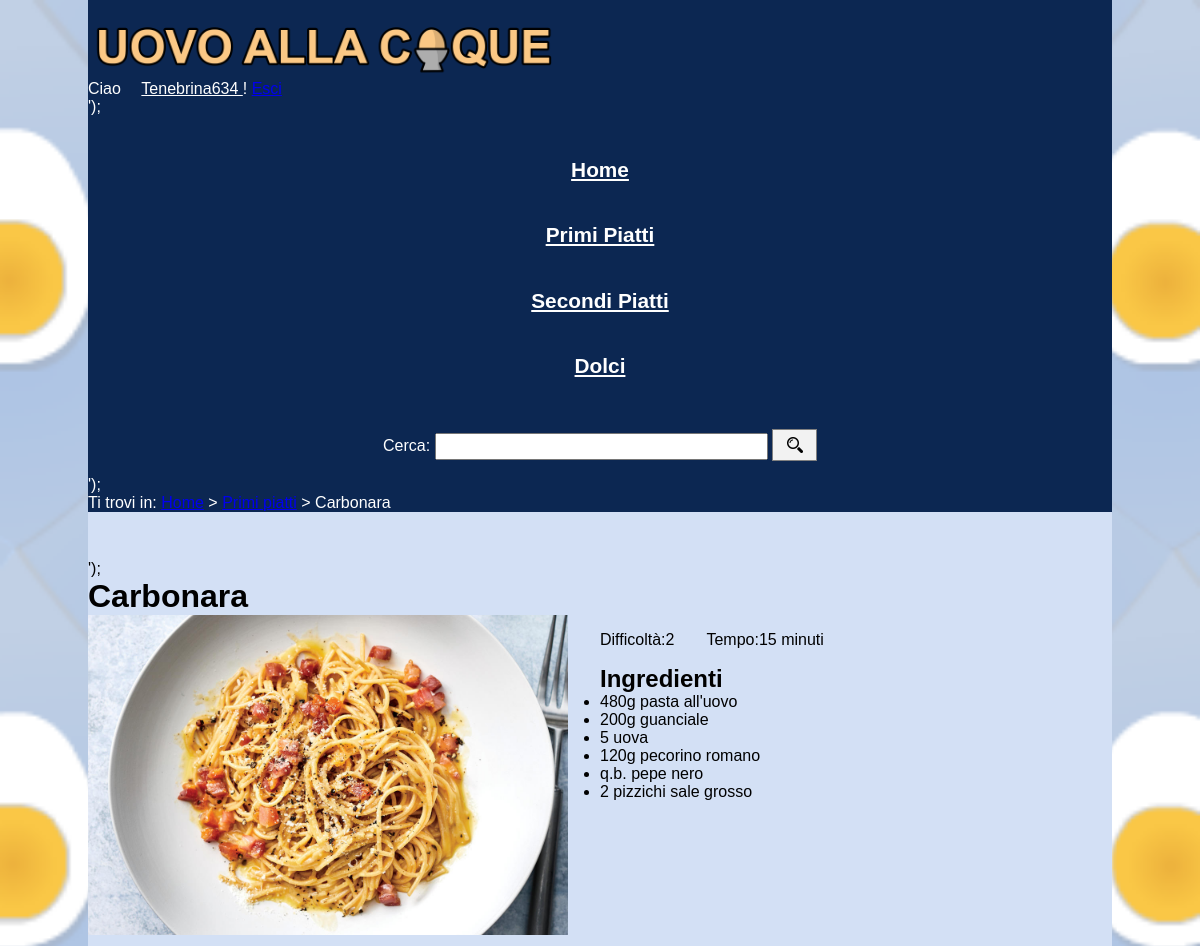
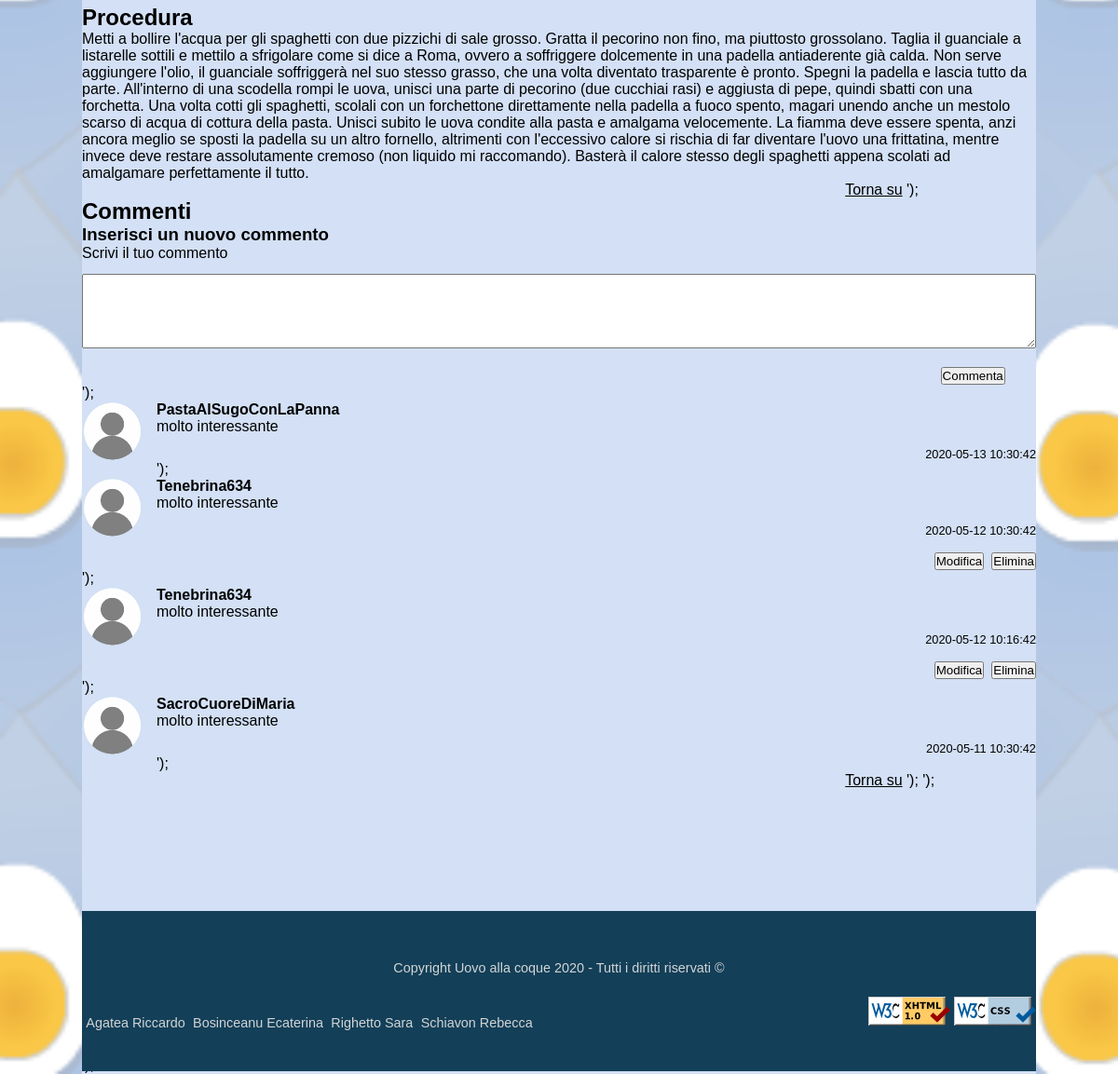
/php/ricetta.php?id=1&pagina=1 (signed in), run on the app's committed database (2 pictures, top to bottom).
### tables this page shows
CREATE TABLE ricette (
  id INT AUTO_INCREMENT,
  nome VARCHAR(256) NOT NULL,
  difficolta TINYINT UNSIGNED NOT NULL,
  tempo SMALLINT UNSIGNED NOT NULL,
   
  img VARCHAR(256) NOT NULL,
  portata TINYINT UNSIGNED NOT NULL,
  ingredienti TEXT NOT NULL,
  procedimento TEXT NOT NULL,
  PRIMARY KEY (id),
  UNIQUE (nome)
);

CREATE TABLE commenti (
  id INT AUTO_INCREMENT,
  utente INT,
  ricetta INT,
  contenuto VARCHAR(256) NOT NULL,
  dataeora DATETIME,
  modificato BOOLEAN DEFAULT FALSE,
  PRIMARY KEY (id),
  FOREIGN KEY (utente) REFERENCES utenti (id),
  FOREIGN KEY (ricetta) REFERENCES ricette (id)
);

CREATE TABLE utenti (
  id INT AUTO_INCREMENT,
   
  img VARCHAR(256),
  email VARCHAR(256) NOT NULL,
  passw VARCHAR(256) NOT NULL,
  nickname VARCHAR(256) NOT NULL,
  ad BOOLEAN DEFAULT FALSE,
  PRIMARY KEY (id),
  UNIQUE (email),
  UNIQUE (nickname) 
);

### php/user.php (called while the page is built, shortened)
<?php
require_once __DIR__ . "/db-connection.php";
class User
{
    private $nickname;
    public function getNickname()
    {
        return $this->nickname;
    }
}

### php/db-connection.php (called while the page is built, shortened)
<?php
class DBConnection
{
    private $host = "localhost";
    private $username;
    private $password;
    private $connection;
    public function __construct()
    {
        $this->username = str_replace("\n", "", file_get_contents(__DIR__ . "/username.txt"));
        $this->password = str_replace("\n", "", file_get_contents(__DIR__ . "/pwd_db-1920.txt"));
    }
    public function connectTo(string $database)
    {
        $this->connection = new mysqli($this->host, $this->username, $this->password, $database);
    }
    public function query($query)
    {
        return $this->connection->query($query);
    }
}

### php/ricetta.php (the view, shortened to what this page needs)
<?php
require_once "./template-handler.php";
require_once __DIR__ . "/db-connection.php";
require_once __DIR__ . "/user.php";
$login = "";
if (key_exists("logged", $_SESSION) && $_SESSION["logged"]) {
    $login .= file_get_contents(__DIR__ . "/components/personal-login.php");
    $login = str_replace("<nomeUtentePlaceholder />", $_SESSION["user"]->getNickname(), $login);
} else {
    $login .= file_get_contents(__DIR__ . "/components/default-login.php");
}
$content = file_get_contents(__DIR__ . "/components/ricetta-content.php");
$connection = new DBConnection();
$id = $_GET["id"];
$result = $connection->query("SELECT * FROM ricette WHERE id={$_GET["id"]}")->fetch_assoc();
if (!$result) {
    header("Location: ../404.php");
    exit;
} else {
    $nome = $result["nome"];
    $portata = $result["portata"];
    $difficolta = $result["difficolta"];
    $tempo = $result["tempo"];
    $img = $result["img"];
    $ingredienti = $result["ingredienti"];
    $procedimento = $result["procedimento"];
    $portate = [
        "Primi piatti",
        "Secondi piatti",
        "Dessert",
    ];
    $percorsoBread = "<a href=\"<rootFolder />/index.php\">Home</a> &gt; <a href=\"<rootFolder />/php/elenco.php?id=$portata\">{$portate[$portata - 1]}</a> &gt; $nome";
    $listaIngredienti = "";
    foreach (explode(",", $ingredienti) as $ing) {
        $listaIngredienti .= "<li>$ing</li>";
    }
    $commenti = "";
    if (key_exists("logged", $_SESSION) && $_SESSION["logged"]) {
        $pagina = intval($_GET["pagina"]);
        $num = 10;
        $min = ($pagina - 1) * $num;
        $corrente = $_GET["pagina"];
        if (!key_exists("idcommento", $_GET)) {
            $nuovoCommento = file_get_contents(__DIR__ . "/components/inserimento-commento.php");
            $nuovoCommento = str_replace("<ricettaPlaceholder />", $_GET["id"], $nuovoCommento);
            $commenti .= $nuovoCommento;
        }
        $resultCommenti = $connection->query("SELECT commenti.modificato AS edited, commenti.id AS id, utenti.id AS idutente, utenti.img AS img, utenti.nickname AS nick, commenti.contenuto AS testo, commenti.dataeora AS dataora FROM commenti, utenti WHERE commenti.ricetta={$_GET["id"]} and utenti.id=commenti.utente ORDER BY dataora DESC LIMIT $min, $num");
        $totPagine = ceil($connection->query("SELECT COUNT(*) FROM commenti WHERE commenti.ricetta={$_GET["id"]}")->fetch_row()[0] / $num);
        if ($resultCommenti) {
            $commenti .= "<ul class=\"commenti\">";
            while ($row = $resultCommenti->fetch_assoc()) {
                $immagine = $row['img'];
                $nickname = $row['nick'];
                $testo = $row['testo'];
                $dataora = $row['dataora'];
                $idUtente = $row['idutente'];
                $idcommento = $row['id'];
                $edited = "";
                $commentiContent = file_get_contents(__DIR__ . "/components/commento-content.php");
                $commentiContent = str_replace("<immagineUtentePlaceholder />", $immagine, $commentiContent);
                $commentiContent = str_replace("<nomeUtentePlaceholder />", $nickname, $commentiContent);
                $commentiContent = str_replace("<testoCommentoPlaceholder />", $testo, $commentiContent);
                $commentiContent = str_replace("<dataOraCommentoPlaceholder />", $dataora, $commentiContent);
                $commentiContent = str_replace("<editedPlaceholder />", $edited, $commentiContent);
                if ($idUtente == $_SESSION['user']->getId()) {
                    $commentiContent = str_replace("<modificaCommentoPlaceholder />", "<form method=\"POST\" action=\"<rootFolder />/php/setup-modifica-commento.php?ricetta={$_GET["id"]}&idcommento=$idcommento&pagina=$corrente\"><input type=\"submit\" value=\"Modifica\"/></form>", $commentiContent);
                    $commentiContent = str_replace("<eliminaCommentoPlaceholder />", "<form method=\"POST\" action=\"<rootFolder />/php/handle-elimina-commento.php?ricetta={$_GET["id"]}&idcommento=$idcommento\"><input type=\"submit\" value=\"Elimina\"/></form>", $commentiContent);
                } else {
                    $commentiContent = str_replace("<modificaCommentoPlaceholder />", "", $commentiContent);
                    $commentiContent = str_replace("<eliminaCommentoPlaceholder />", "", $commentiContent);
                }
                $commenti .= "<li>" . $commentiContent . "</li>";
            }
            $commenti .= "</ul>";
            $commenti .= getPaginazione($corrente, $totPagine, $id);
        } else {
            $commenti .= "<p>Scrivi il primo commento per questa ricetta!</p>";
        }
    } else {
        $commenti .= "<p>Per visualizzare e inserire i commenti, <a href=\"<rootFolder />/php/login.php\">accedi</a> o <a href=\"<rootFolder />/php/signup.php\">registrati</a>.</p>";
    }
    $content = str_replace("<nomeRicettaPlaceholder />", $nome, $content);
    $content = str_replace("<imgSrcPlaceholder />", $img, $content);
    $content = str_replace("<difficoltàPlaceholder />", $difficolta, $content);
    $content = str_replace("<tempoPlaceholder />", "$tempo minuti", $content);
    $content = str_replace("<ingredientiPlaceholder />", $listaIngredienti, $content);
    $content = str_replace("<proceduraPlaceholder />", $procedimento, $content);
    $content = str_replace("<commentiPlaceholder />", $commenti, $content);
}
function getPaginazione($corrente, $totPagine, $id)
{
    if ($totPagine == 1) {
        $out = "";
    }
    return $out;
}

### php/template-handler.php (shortened to what this page needs)
<?php
class TemplateHandler
{
    private $page;
    private $root;
    public function __construct(string $root, string $standard)
    {
        $this->root = $root;
        $this->page = file_get_contents(__DIR__ . "/components/" . $standard . "-template.php");
    }
    public function setTitle(string $title)
    {
        $this->page = str_replace("<titlePlaceholder />", $title, $this->page);
    }
    public function setDescription(string $description)
    {
        $this->page = str_replace("<descriptionPlaceholder />", $description, $this->page);
    }
    public function setKeywords(string $keywords)
    {
        $this->page = str_replace("<keywordsPlaceholder />", $keywords, $this->page);
    }
    public function setAuthor(string $author)
    {
        $this->page = str_replace("<authorPlaceholder />", $author, $this->page);
    }
    public function setLogin(string $loginSnippet)
    {
        $this->page = str_replace("<loginPlaceholder />", $loginSnippet, $this->page);
    }
    public function setNav(string $navSnippet)
    {
        $this->page = str_replace("<navPlaceholder />", $navSnippet, $this->page);
    }
    public function setBreadcrumb(string $breadcrumbSnippet)
    {
        $this->page = str_replace("<breadcrumbPlaceholder />", $breadcrumbSnippet, $this->page);
    }
    public function setContent(string $contentSnippet)
    {
        $this->page = str_replace("<contentPlaceholder />", $contentSnippet, $this->page);
    }
    public function setBackToTop(string $backToTopSnippet)
    {
        $this->page = str_replace("<backToTopPlaceholder />", $backToTopSnippet, $this->page);
    }
    public function setFooter(string $footerSnippet)
    {
        $this->page = str_replace("<footerPlaceholder />", $footerSnippet, $this->page);
    }
    public function send()
    {
        echo $this->page;
    }
    private function done()
    {
        $this->page = str_replace("<rootFolder />", $this->root, $this->page);
    }
}

### styles/screen.css (style rules this page uses)
* { padding: 0em; margin: 0em; }
html, body { max-width: 1024px; margin: 0em auto; padding: 0em 0em; }
html { background-image: url("../img/sfondo/sfondo.png"); background-position: center; background-repeat: no-repeat; background-size: cover; background-attachment:fixed; }
body { background-color: rgb(211, 224, 245); font-family: Verdana, Geneva, Tahoma, sans-serif; }
#footer { width: 100%; display: flex; flex-wrap: wrap; flex-direction: column; align-items: flex-start; justify-content: center; margin-top: 8em; position: relative; bottom: -1.1em; background-color: #133F58; color: #D2D5D5; height: 12em; font-size: 0.9em; }
.messaggio-footer { align-self: center; position: relative; margin-top: 0.5em; margin-bottom: 0.5em; }
#nomi-contatti li { display: inline; margin-left:0.3em; }
#nomi-contatti { position: relative; top:2.5em; }
#immagine-footer li { display: inline; }
#immagine-footer { align-self: flex-end; }
.messaggio-footer { text-align: center; }
ul { list-style-type: none; color: ; }
.elemento-menu { text-align: center; display: block; margin:2em; font-size: 1.3em; font-weight: bolder; }
.elemento-menu a { display: block; font-size: 1em; color: white; }
#immagine-logo { height: 4em; align-items: center; }
#barra-ricerca { text-align: center; color: white; margin-bottom: 1em; }
.barra-cerca { width: 25em; height: 2em; }
#immagine-lente { position: relative; top:0.7em; background-color: rgb(242, 242, 242); width: 1.2em; height: 1.2em; border-style: solid; border-color: gray; border-width: 0.01em; padding: 0.5em 1em 0.5em 1em; margin-left: 0em; }
#messaggio-utente-nome { margin-left:1em; color: white; }
#header { color:white; margin-bottom: 3em; padding-top: 1em; background-color: #0c2752; }
#torna-su-link { margin-left: 80%; color: black; }
ul li input { display: block; margin: 0 auto 0 auto; }
.immagine-ricetta { width: 30em; height: 20em; object-fit: cover; float: left; margin-right: 2em; margin-bottom: 1em; }
.ingredienti { list-style-type: disc; margin-left: 32em; }
.difficolta-tempo { display: flex; flex-direction: row; justify-content: flex-start; margin-top: 1em; margin-bottom: 1em; }
#ricetta-tempo { margin-left: 2em; }
#ricetta-procedura { clear: left; }
.commento-immagine { width: 4em; float: left; margin-right: 1em; }
.commento-dataora { font-size: 0.8em; margin-top: 1em; text-align: right; }
#scrivi-commento, #modifica-commento { width: 100%; height: 6em; margin-top: 1em; margin-bottom: 1em; }
.commento-submit { margin-top: 0.5em; margin-left: 90%; }
.tasti-commento { display: flex; flex-direction: row; align-items: center; justify-content: flex-end; }
.tasti-commento form { margin-top: 1em; margin-left: 0.5em; }

### styles/print.css (style rules this page uses)
a:link:after, a:visited:after { content: " [www.uovaallacoque.it" attr(href) "] "; font-size:90%; }
#immagine-logo { height: 4em; }
.nav { display: none; }
#torna-su-link { display: none; }
#footer { display: none; }
.immagine-ricetta { display: none; }

### data on the page
ricette: nome "Carbonara", nome "Carbonara Difficoltà: 2 Tempo: 15 minuti Ingredienti Procedura Metti a bollire l'acqua per gli spaghetti con due pizzichi di sale grosso. Gratta il pecorino non fino, ma piuttosto grossolano. Taglia il guanciale a listarelle sottili e mettilo a sfrigolare come si dice a Roma, ovvero a soffriggere dolcemente in una padella antiaderente già calda. Non serve aggiungere l'olio, il guanciale soffriggerà nel suo stesso grasso, che una volta diventato trasparente è pronto. Spegni la padella e lascia tutto da parte. All'interno di una scodella rompi le uova, unisci una parte di pecorino (due cucchiai rasi) e aggiusta di pepe, quindi sbatti con una forchetta. Una volta cotti gli spaghetti, scolali…", nome (picture), ingredienti "480g pasta all'uovo", ingredienti "200g guanciale", ingredienti "5 uova", ingredienti "120g pecorino romano", ingredienti "q.b. pepe nero", ingredienti "2 pizzichi sale grosso"
commenti: utente.img (picture), utente.img "PastaAlSugoConLaPanna molto interessante 2020-05-13 10:30:42 ');"
commenti: utente.img (picture)
commenti: utente.img (picture)
commenti: utente.img (picture), utente.img "SacroCuoreDiMaria molto interessante 2020-05-11 10:30:42 ');"
